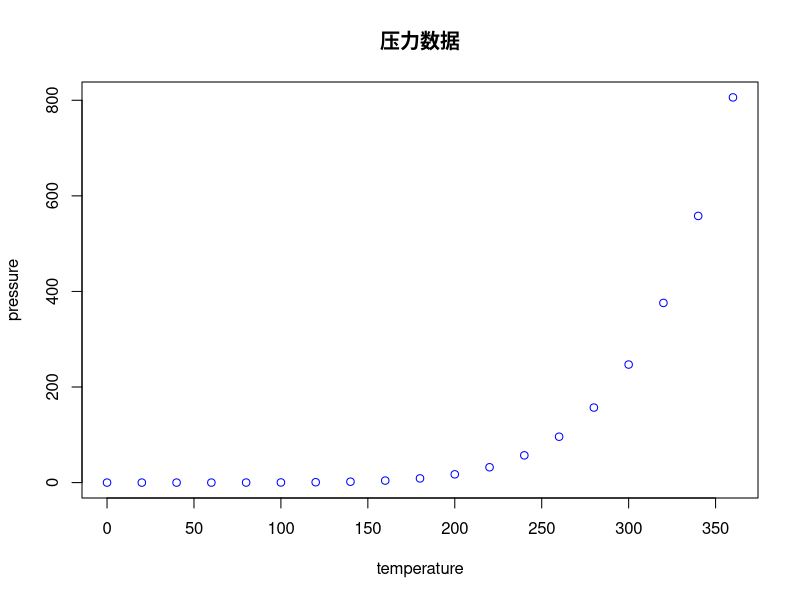
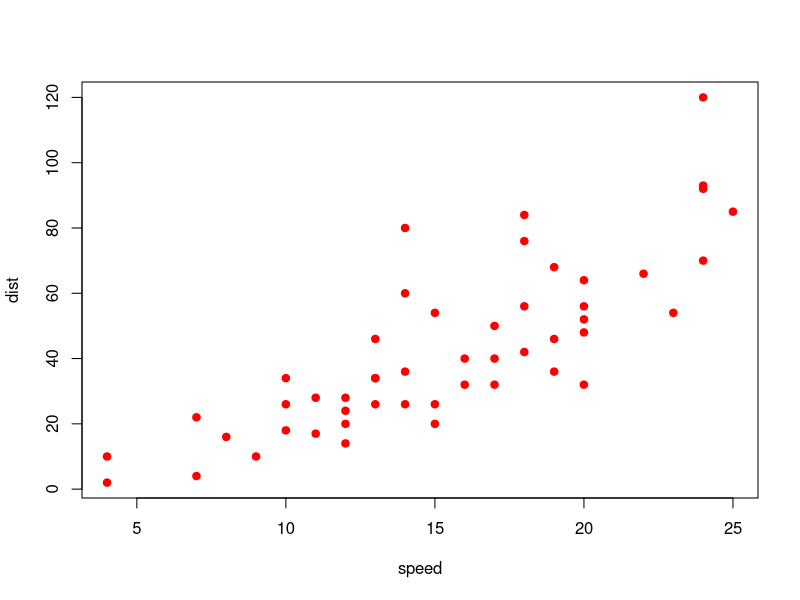

These charts were generated, in order, by the following R code:
## ---- chunk 1
# 绘制压力数据图表
plot(pressure, main = "压力数据", col = "blue")
## ---- chunk 2
# 绘制汽车速度与距离关系
plot(cars, pch = 19, col = "red")
summary(cars)  # 输出统计摘要
